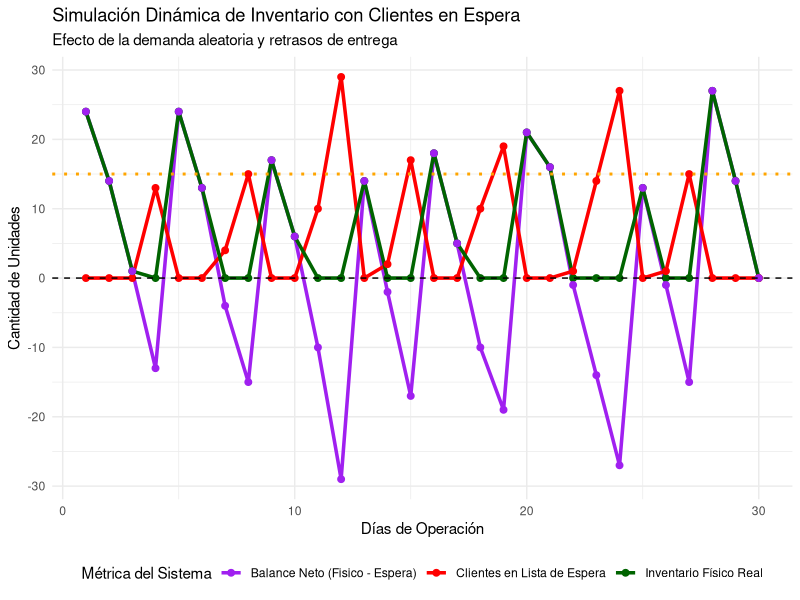

R code for this plot:
# 1. Instalar y cargar librerías necesarias
if(!require(ggplot2)) install.packages("ggplot2")
if(!require(tidyr)) install.packages("tidyr")

library(ggplot2)
library(tidyr)

# 2. Configuración de parámetros del sistema
set.seed(42)  # Semilla para reproducibilidad
dias <- 30
punto_reorden <- 15  # Cuando el inventario baja de 15, se pide más
cantidad_pedido <- 50 # Tamaño del lote de reabastecimiento (Q)
tiempo_entrega <- 3   # Días que tarda el proveedor en entregar

# Vectores para almacenar el estado diario
inventario_disponible <- numeric(dias)
espera_clientes <- numeric(dias)
balance_neto <- numeric(dias)

# Estado inicial (Día 1)
inventario_actual <- 40
clientes_en_espera <- 0
dia_entrega_pendiente <- NA

# 3. Ciclo de simulación diaria
for (t in 1:dias) {
  # Generar una demanda aleatoria para el día (Distribución de Poisson)
  demanda_dia <- rpois(1, lambda = 12) 
  
  # Procesar llegada de reabastecimiento si corresponde
  if (!is.na(dia_entrega_pendiente) && t == dia_entrega_pendiente) {
    inventario_actual <- inventario_actual + cantidad_pedido
    dia_entrega_pendiente <- NA
  }
  
  # Afectar el inventario neto con la demanda del día
  balance_previo <- inventario_actual - clientes_en_espera - demanda_dia
  
  if (balance_previo >= 0) {
    inventario_actual <- balance_previo
    clientes_en_espera <- 0
  } else {
    inventario_actual <- 0
    clientes_en_espera <- abs(balance_previo) # Clientes que entran en lista de espera
  }
  
  # Guardar los estados del día t
  inventario_disponible[t] <- inventario_actual
  espera_clientes[t] <- clientes_en_espera
  balance_neto[t] <- inventario_actual - clientes_en_espera
  
  # Evaluar si se debe colocar una nueva orden de reorden
  if (balance_neto[t] <= punto_reorden && is.na(dia_entrega_pendiente)) {
    dia_entrega_pendiente <- t + tiempo_entrega
  }
}

# 4. Estructurar los datos para graficar
df_simulacion <- data.frame(
  Dia = 1:dias,
  Inventario_Fisico = inventario_disponible,
  Clientes_Espera = espera_clientes,
  Balance_Neto = balance_neto
)

df_long <- pivot_longer(df_simulacion, 
                        cols = c("Inventario_Fisico", "Clientes_Espera", "Balance_Neto"), 
                        names_to = "Metrica", values_to = "Cantidad")

# 5. Generar la visualización gráfica
ggplot(df_long, aes(x = Dia, y = Cantidad, color = Metrica, group = Metrica)) +
  geom_line(size = 1.2) +
  geom_point(size = 2) +
  geom_hline(yintercept = 0, linetype = "dashed", color = "black") +
  geom_hline(yintercept = punto_reorden, linetype = "dotted", color = "orange", size = 1) +
  scale_color_manual(values = c("Balance_Neto" = "purple", 
                                "Clientes_Espera" = "red", 
                                "Inventario_Fisico" = "darkgreen"),
                     labels = c("Balance Neto (Fisico - Espera)", 
                                "Clientes en Lista de Espera", 
                                "Inventario Físico Real")) +
  labs(title = "Simulación Dinámica de Inventario con Clientes en Espera",
       subtitle = "Efecto de la demanda aleatoria y retrasos de entrega",
       x = "Días de Operación",
       y = "Cantidad de Unidades",
       color = "Métrica del Sistema") +
  theme_minimal() +
  theme(legend.position = "bottom")
